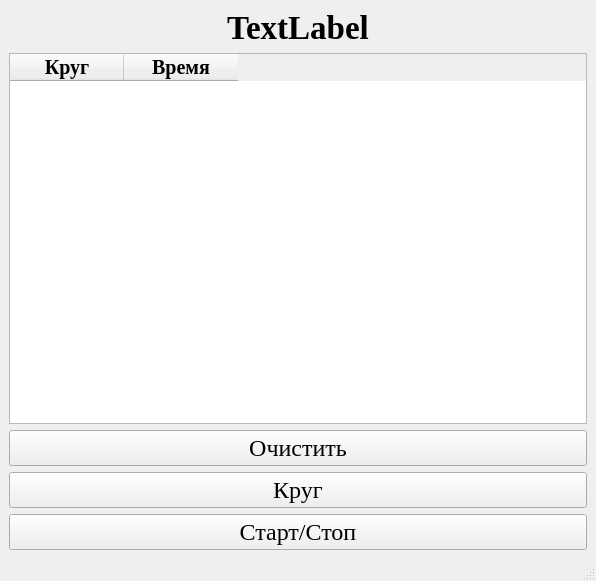
<?xml version="1.0" encoding="UTF-8"?>
<ui version="4.0">
 <class>MainWindow</class>
 <widget class="QMainWindow" name="MainWindow">
  <property name="geometry">
   <rect>
    <x>0</x>
    <y>0</y>
    <width>596</width>
    <height>581</height>
   </rect>
  </property>
  <property name="windowTitle">
   <string>MainWindow</string>
  </property>
  <widget class="QWidget" name="centralwidget">
   <layout class="QGridLayout" name="gridLayout">
    <item row="0" column="0">
     <layout class="QVBoxLayout" name="verticalLayout">
      <item>
       <widget class="QLabel" name="timeLabel">
        <property name="font">
         <font>
          <family>Georgia</family>
          <pointsize>25</pointsize>
          <bold>true</bold>
         </font>
        </property>
        <property name="text">
         <string>TextLabel</string>
        </property>
        <property name="alignment">
         <set>Qt::AlignCenter</set>
        </property>
       </widget>
      </item>
      <item>
       <widget class="QTableWidget" name="lapTableWidget">
        <property name="font">
         <font>
          <family>Times New Roman</family>
          <pointsize>12</pointsize>
         </font>
        </property>
        <property name="layoutDirection">
         <enum>Qt::LeftToRight</enum>
        </property>
        <property name="editTriggers">
         <set>QAbstractItemView::NoEditTriggers</set>
        </property>
        <property name="gridStyle">
         <enum>Qt::SolidLine</enum>
        </property>
        <attribute name="horizontalHeaderMinimumSectionSize">
         <number>40</number>
        </attribute>
        <attribute name="horizontalHeaderDefaultSectionSize">
         <number>114</number>
        </attribute>
        <attribute name="horizontalHeaderHighlightSections">
         <bool>true</bool>
        </attribute>
        <column>
         <property name="text">
          <string>Круг</string>
         </property>
         <property name="font">
          <font>
           <family>Times New Roman</family>
           <pointsize>15</pointsize>
           <bold>true</bold>
          </font>
         </property>
        </column>
        <column>
         <property name="text">
          <string>Время</string>
         </property>
         <property name="font">
          <font>
           <family>Times New Roman</family>
           <pointsize>15</pointsize>
           <bold>true</bold>
          </font>
         </property>
        </column>
       </widget>
      </item>
      <item>
       <widget class="QPushButton" name="clearButton">
        <property name="font">
         <font>
          <family>Times New Roman</family>
          <pointsize>18</pointsize>
         </font>
        </property>
        <property name="text">
         <string>Очистить</string>
        </property>
       </widget>
      </item>
      <item>
       <widget class="QPushButton" name="lapButton">
        <property name="font">
         <font>
          <family>Times New Roman</family>
          <pointsize>18</pointsize>
         </font>
        </property>
        <property name="text">
         <string>Круг</string>
        </property>
       </widget>
      </item>
      <item>
       <widget class="QPushButton" name="startStopButton">
        <property name="font">
         <font>
          <family>Times New Roman</family>
          <pointsize>18</pointsize>
         </font>
        </property>
        <property name="text">
         <string>Старт/Стоп</string>
        </property>
       </widget>
      </item>
     </layout>
    </item>
   </layout>
  </widget>
  <widget class="QMenuBar" name="menubar">
   <property name="geometry">
    <rect>
     <x>0</x>
     <y>0</y>
     <width>596</width>
     <height>22</height>
    </rect>
   </property>
  </widget>
  <widget class="QStatusBar" name="statusbar"/>
 </widget>
 <resources/>
 <connections/>
</ui>
